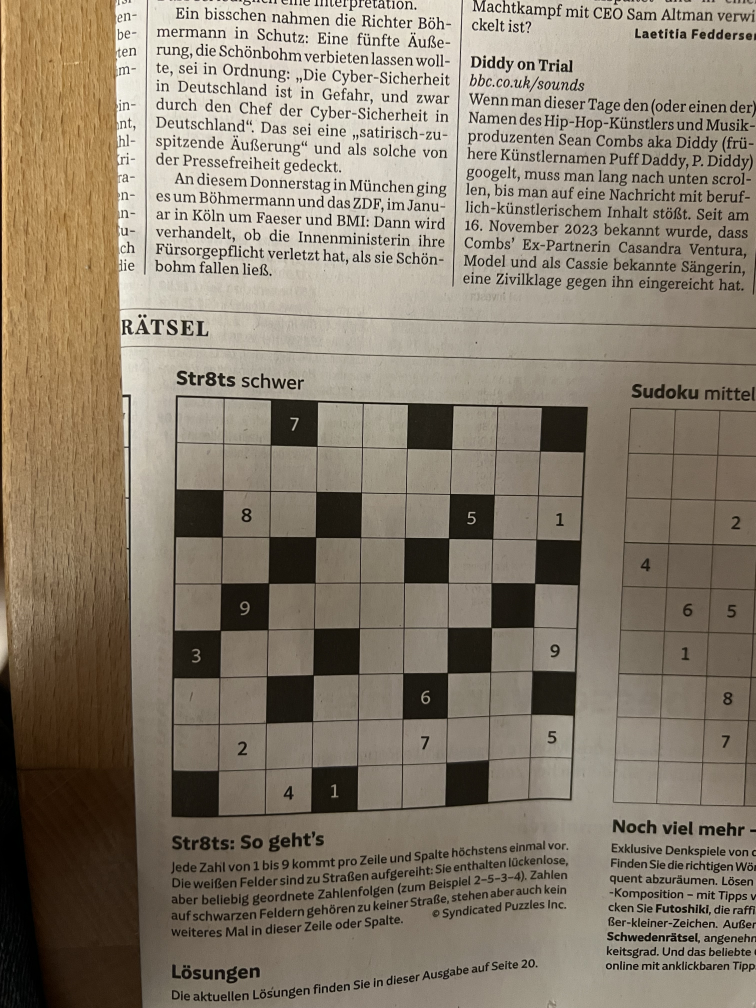
#> input picture samples/sample_6.jpeg, 3024 x 4032 px (shown at 1/4 size)
$ python run_detection.py
#> lines starting #> are read from the running program, lines starting #| are printed output that depends on the picture; after the words box and inside, x2 and y2 are one past the last pixel; in counts of white or black regions, pixels touching at a corner belong together
"""
Str8ts Puzzle Solver

This module provides functionality to process Str8ts puzzle images, detect grid corners,
perform perspective transformation, analyze cell colors, and extract puzzle data from OCR results.

Key Features:
- Detects grid corners in an image of a Str8ts puzzle.
- Applies perspective transformations for top-down grid views.
- Analyzes cell colors (black or white) and detects numbers using OCR.
- Extracts and processes individual cells for Str8ts grid reconstruction.

Dependencies:
- OpenCV (cv2)
- numpy
- rapidocr_onnxruntime

Author: Patrick Richter
"""

from dataclasses import dataclass
from enum import Enum
from pathlib import Path
from typing import Optional, Tuple, TypedDict, NamedTuple
import time
import numpy as np
from numpy.typing import NDArray
from rapidocr_onnxruntime import RapidOCR

import cv2


class Corner(NamedTuple):
    x: int
    y: int


class Corners(TypedDict):
    top_left: Corner
    top_right: Corner
    bottom_left: Corner
    bottom_right: Corner


class CellColor(Enum):
    BLACK = "black"
    WHITE = "white"


@dataclass
class Cell:
    color: CellColor
    number: Optional[int]


@dataclass
class Str8tsGrid:
    cells: list[list[Cell]]  # 9x9 grid


@dataclass
class DetectionResult:
    corners: Corners
    visualization: NDArray[np.uint8]


# [85 lines left out: functions extract_grid_cells, analyze_cell_color, detect_digit, not called in this run]


def detect_grid_corners(image_path: Path) -> Optional[DetectionResult]:
    """
    Detect the corners of a Str8ts puzzle grid in an image.

    Args:
        image_path: Path to the input image file

    Returns:
        Optional[DetectionResult]: Detection result containing corner coordinates and visualization,
                                   or None if detection fails
    """
    start_total = time.time()

    if not image_path.exists():
        raise FileNotFoundError(f"Image not found: {image_path}")

    # Read and validate image
    t0 = time.time()
    image: NDArray[np.uint8] = cv2.imread(str(image_path))
#> image is the input picture: shape (4032, 3024, 3); mean B, G, R 109.6, 126, 137
    if image is None:
        raise ValueError(f"Failed to load image: {image_path}")
    print(f"Image loading took: {time.time() - t0:.3f}s")

    # Convert to grayscale
    t0 = time.time()
    gray: NDArray[np.uint8] = cv2.cvtColor(image, cv2.COLOR_BGR2GRAY)
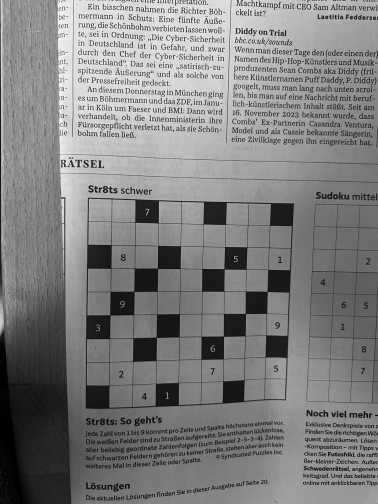
#> gray: shape (4032, 3024) (shown at 1/8 size); min 0, max 254, mean 127.4
    print(f"Grayscale conversion took: {time.time() - t0:.3f}s")

    # Apply adaptive thresholding
    t0 = time.time()
    thresh: NDArray[np.uint8] = cv2.adaptiveThreshold(
        gray,
        maxValue=255,
        adaptiveMethod=cv2.ADAPTIVE_THRESH_GAUSSIAN_C,
        thresholdType=cv2.THRESH_BINARY_INV,
        blockSize=11,
        C=2,
    )
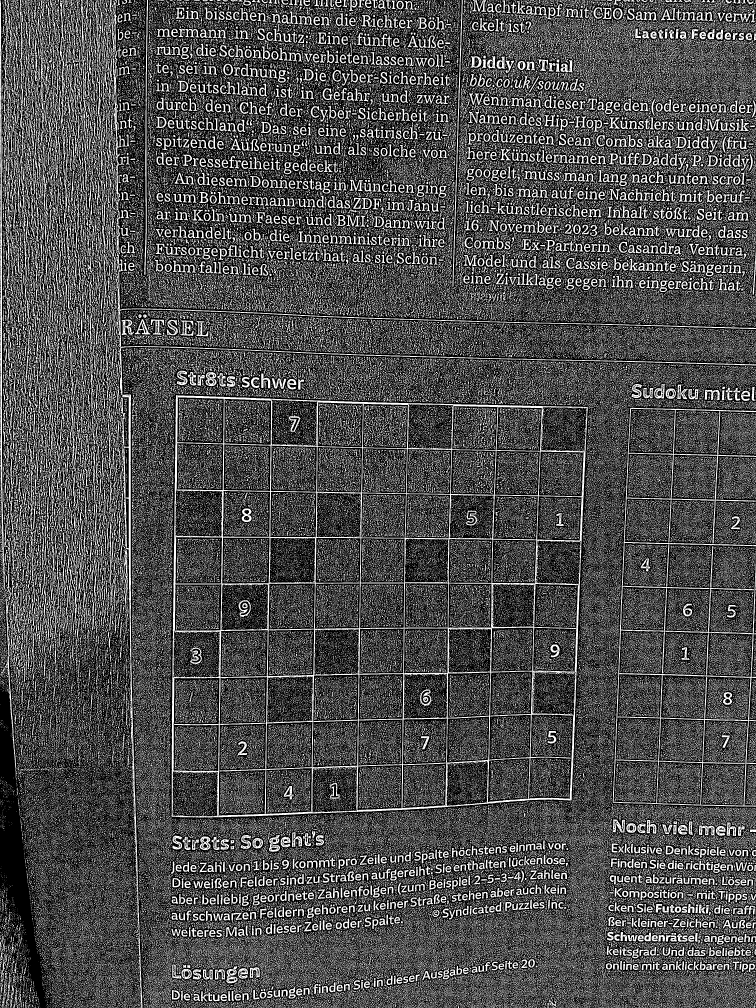
#> thresh: shape (4032, 3024) (shown at 1/4 size); 30.2% white; 243304 white regions (208192 under 20 px), largest, box (x1, y1, x2, y2) and area: (686, 1580, 2351, 3270) 155660, (2451, 1631, 3024, 3227) 42998, (438, 0, 3024, 1580) 31597
    print(f"Adaptive thresholding took: {time.time() - t0:.3f}s")

    # Morphological operations
    t0 = time.time()
    kernel: NDArray[np.uint8] = np.ones((3, 3), dtype=np.uint8)
    morph: NDArray[np.uint8] = cv2.morphologyEx(thresh, cv2.MORPH_CLOSE, kernel)
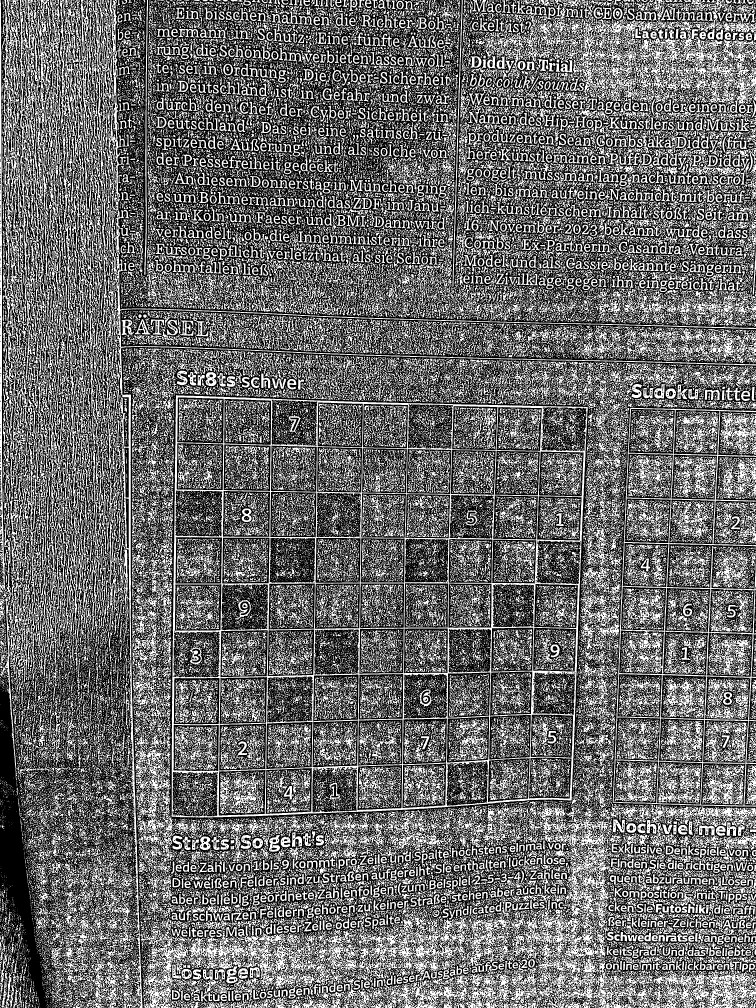
#> morph: shape (4032, 3024) (shown at 1/4 size); 41.7% white; 41614 white regions (31622 under 20 px), largest, box (x1, y1, x2, y2) and area: (0, 0, 3024, 4032) 2053866, (1900, 0, 3024, 660) 217706, (1273, 3223, 1949, 3497) 54816
    morph = cv2.morphologyEx(morph, cv2.MORPH_OPEN, kernel)
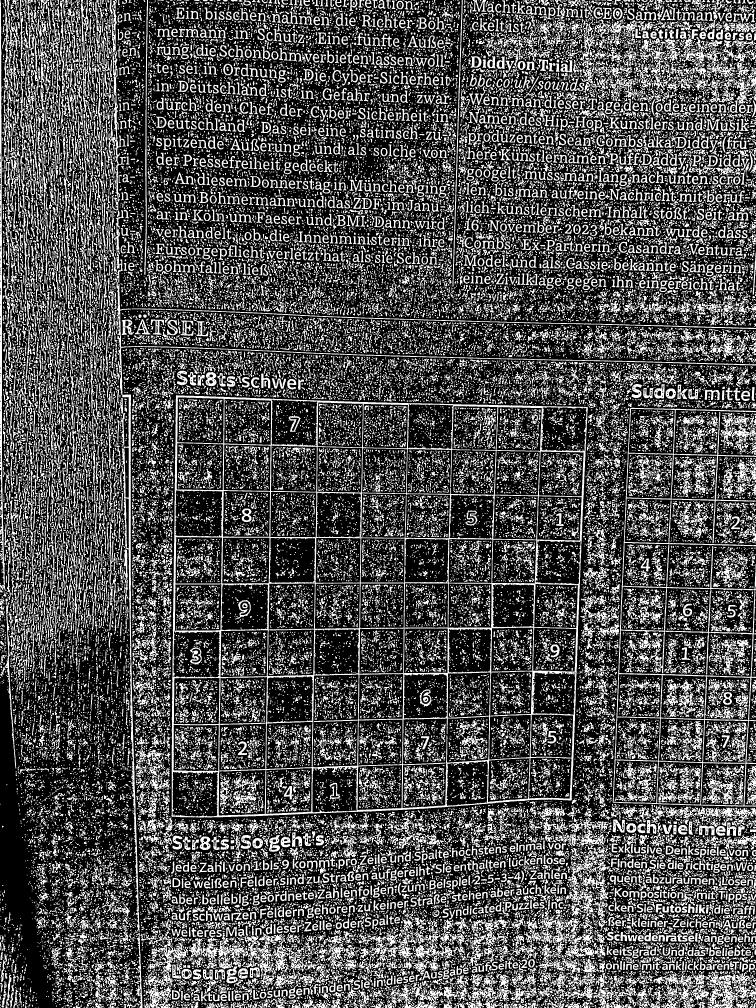
#> morph: shape (4032, 3024) (shown at 1/4 size); 31% white; 54197 white regions (25267 under 20 px)
    print(f"Morphological operations took: {time.time() - t0:.3f}s")

    # Find contours
    t0 = time.time()
    contours, _ = cv2.findContours(
        morph, mode=cv2.RETR_EXTERNAL, method=cv2.CHAIN_APPROX_SIMPLE
    )
#> contours = 38303 contours, 23129 with area under 20; largest, box (x1, y1, x2, y2) and area: (686, 1581, 2351, 3270) 2646983, (2451, 1631, 3024, 3227) 567584, (452, 1013, 3024, 3728) 31660, (2773, 3886, 3024, 4032) 14703, (0, 0, 20, 2339) 12650

    if not contours:
        return None
    print(f"Contour finding took: {time.time() - t0:.3f}s")

    # Process contours and find corners
    t0 = time.time()
    puzzle_contour: NDArray[np.int32] = max(contours, key=cv2.contourArea)
#> puzzle_contour = contour of 592 points, box (x1, y1, x2, y2) (686, 1581, 2351, 3270), area 2646983
    epsilon: float = 0.02 * cv2.arcLength(puzzle_contour, closed=True)
#> epsilon = 132.5
    approx: NDArray[np.int32] = cv2.approxPolyDP(puzzle_contour, epsilon, closed=True)
#> approx = [[704, 1581], [687, 3266], [2284, 3201], [2350, 1628]]

    if len(approx) != 4:
        return None

    # Convert to array of points and sort corners
    corners_array: NDArray[np.int32] = approx.reshape(4, 2)
#> corners_array has the same summary as approx
    sum_coords: NDArray[np.int32] = corners_array.sum(axis=1)
#> sum_coords = [2285, 3953, 5485, 3978]
    tl: Corner = Corner(*corners_array[np.argmin(sum_coords)])
#> tl = (704, 1581)
    br: Corner = Corner(*corners_array[np.argmax(sum_coords)])
#> br = (2284, 3201)
    diff: NDArray[np.int32] = np.diff(corners_array, axis=1).reshape(-1)
#> diff = [877, 2579, 917, -722]
    tr: Corner = Corner(*corners_array[np.argmin(diff)])
#> tr = (2350, 1628)
    bl: Corner = Corner(*corners_array[np.argmax(diff)])
#> bl = (687, 3266)
    print(f"Corner processing took: {time.time() - t0:.3f}s")

    # Visualization
    t0 = time.time()
    corner_img: NDArray[np.uint8] = image.copy()
    corner_markers: list[tuple[Corner, tuple[int, int, int]]] = [
        (tl, (0, 0, 255)),  # Red
        (tr, (0, 255, 0)),  # Green
        (bl, (255, 0, 0)),  # Blue
        (br, (255, 255, 0)),  # Cyan
    ]
#> corner_markers = [((704, 1581), (0, 0, 255)), ((2350, 1628), (0, 255, 0)), ((687, 3266), (255, 0, 0)), ((2284, 3201), (255, 255, 0))]

    for corner, color in corner_markers:
        cv2.circle(
            corner_img, (corner.x, corner.y), radius=10, color=color, thickness=-1
        )
#> this loop made 4 passes
#> (corner, color) on passes 1 to 4: ((704, 1581), (0, 0, 255)), ((2350, 1628), (0, 255, 0)), ((687, 3266), (255, 0, 0)), ((2284, 3201), (255, 255, 0))

    cv2.polylines(corner_img, [approx], isClosed=True, color=(0, 255, 0), thickness=2)
    print(f"Visualization creation took: {time.time() - t0:.3f}s")

    corners: Corners = {
        "top_left": tl,
        "top_right": tr,
        "bottom_left": bl,
        "bottom_right": br,
    }
#> corners = {'top_left': (704, 1581), 'top_right': (2350, 1628), 'bottom_left': (687, 3266), 'bottom_right': (2284, 3201)}

    print(f"Total detection time: {time.time() - start_total:.3f}s")
    return DetectionResult(corners=corners, visualization=corner_img)


def get_perspective_transform(
    image: NDArray[np.uint8],
    corners: Corners,
    output_size: Tuple[int, int] = (500, 500),
) -> NDArray[np.uint8]:
    """
    Apply perspective transformation to obtain a top-down view of the grid.

    Args:
        image (NDArray[np.uint8]): Input image.
        corners (Corners): Detected corners of the grid.
        output_size (Tuple[int, int], optional): Desired output image size (width, height). Defaults to (500, 500).

    Returns:
        NDArray[np.uint8]: Warped image after perspective transformation.
    """
#> called with output_size = (500, 500)
    t0 = time.time()
    width, height = output_size

    # Source points
    src_pts: NDArray[np.float32] = np.float32(
        [
            [corners["top_left"].x, corners["top_left"].y],
            [corners["top_right"].x, corners["top_right"].y],
            [corners["bottom_left"].x, corners["bottom_left"].y],
            [corners["bottom_right"].x, corners["bottom_right"].y],
        ]
    )

    # Destination points
    dst_pts: NDArray[np.float32] = np.float32(
        [[0, 0], [width, 0], [0, height], [width, height]]
    )

    # Calculate and apply transform
    matrix: NDArray[np.float32] = cv2.getPerspectiveTransform(src_pts, dst_pts)
#> matrix = [[0.267, 0.0027, -192.3], [-0.00773, 0.271, -422.7], [-3.83e-05, -1.86e-05, 1]]
    warped: NDArray[np.uint8] = cv2.warpPerspective(image, matrix, (width, height))
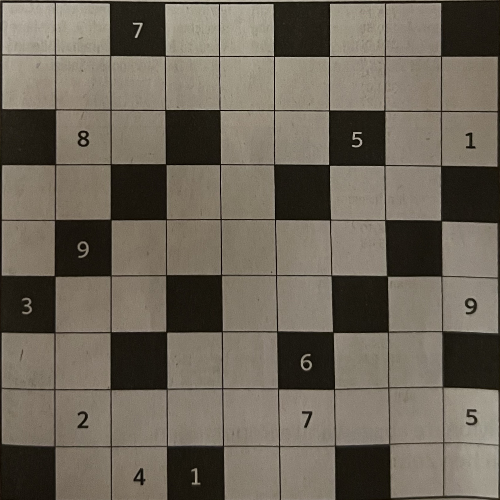
#> warped: shape (500, 500, 3); mean B, G, R 88.8, 101.4, 109.3

    print(f"Perspective transform took: {time.time() - t0:.3f}s")
    return cv2.cvtColor(warped, cv2.COLOR_BGR2GRAY)


def process_image(image_path: Path) -> Optional[Str8tsGrid]:
    """
    Main function to process a Str8ts puzzle image.

    This function detects grid corners, applies perspective transformation,
    extracts cells, analyzes cell colors, detects numbers, and reconstructs
    the full Str8ts grid.

    Args:
        image_path (Path): Path to the input Str8ts puzzle image.

    Returns:
        Optional[Str8tsGrid]: The reconstructed Str8ts grid, or None if processing fails.
    """
    start_total = time.time()

    result: Optional[DetectionResult] = detect_grid_corners(image_path)

    if result is None:
        print("Failed to detect grid corners")
        return None

    # Save visualization
    t0 = time.time()
    output_dir = Path("output")
    output_dir.mkdir(exist_ok=True)

    cv2.imwrite(str(output_dir / "detected_corners.jpg"), result.visualization)
    print(f"Saving corners visualization took: {time.time() - t0:.3f}s")

    # Get and save perspective transformed image
    t0 = time.time()
    image: NDArray[np.uint8] = cv2.imread(str(image_path))
    warped: NDArray[np.uint8] = get_perspective_transform(image, result.corners)
    cv2.imwrite(str(output_dir / "warped_grid.jpg"), warped)
    print(f"Transform and save took: {time.time() - t0:.3f}s")

    t0 = time.time()
#> (the run stopped early here; a loop or call above may not have finished)

$ run again, with samples/sample_1.jpeg copied over samples/sample_6.jpeg
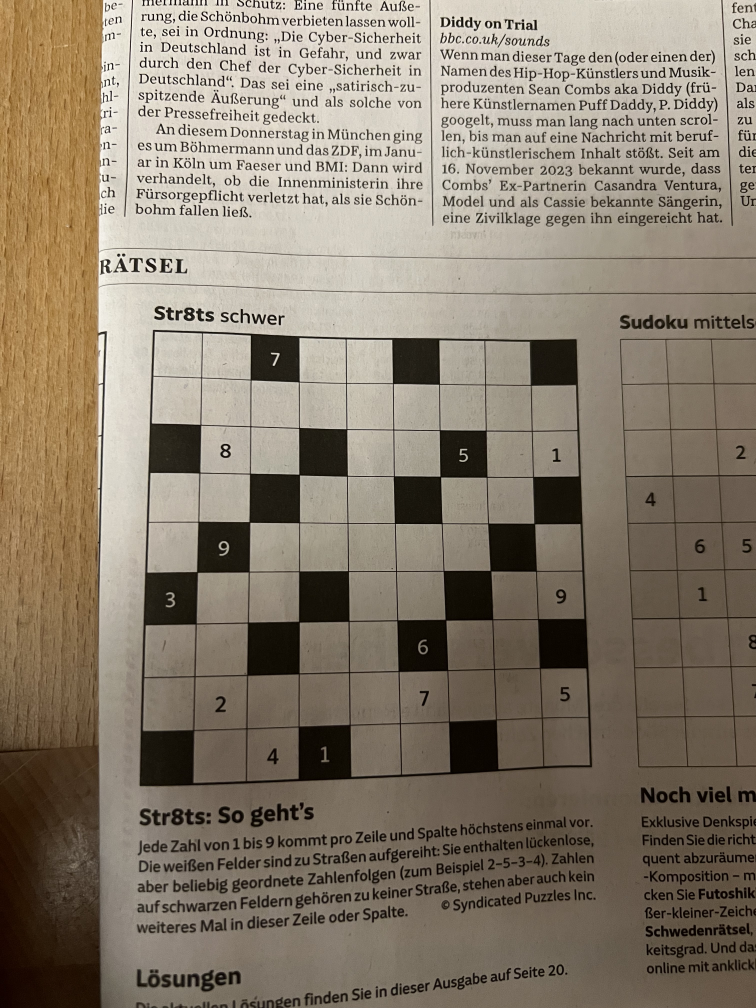
#> input picture samples/sample_1.jpeg, 3024 x 4032 px (shown at 1/4 size)
#> in detect_grid_corners, image is the input picture: shape (4032, 3024, 3); mean B, G, R 109, 125, 136.5
#> in detect_grid_corners, `thresh: NDArray[np.uint8] = cv2.adaptiveThreshold( gray, maxValue=255,..`:
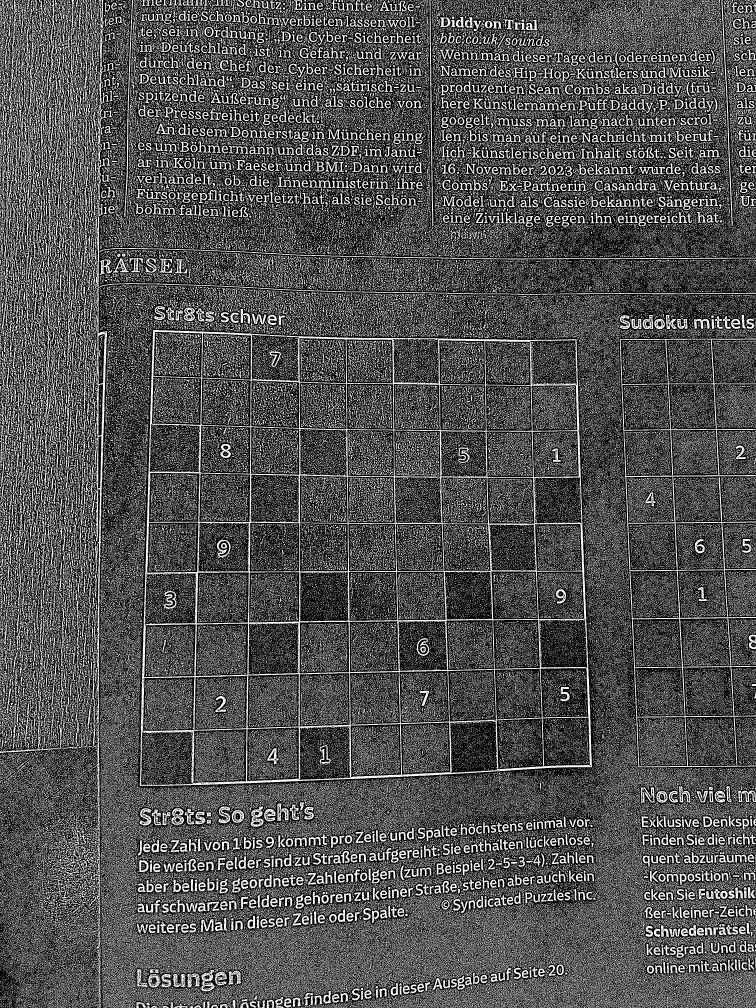
#> thresh: shape (4032, 3024) (shown at 1/4 size); 31.6% white in thin lines or dots
#> contours = 23495 contours, 12516 with area under 20; largest, box (x1, y1, x2, y2) and area: (559, 1320, 2368, 3147) 3087650, (148, 2477, 3024, 4032) 1194706, (2479, 1354, 3024, 3070) 528100, (2298, 0, 2895, 304) 83974, (343, 1229, 429, 2788) 26546
#> puzzle_contour = contour of 687 points, box (x1, y1, x2, y2) (559, 1320, 2368, 3147), area 3087650
#> epsilon = 143.6
#> approx = [[612, 1320], [560, 3143], [2367, 3067], [2304, 1357]]
#> corners_array has the same summary as approx
#> sum_coords = [1932, 3703, 5434, 3661]
#> tl = (612, 1320)
#> br = (2367, 3067)
#> diff = [708, 2583, 700, -947]
#> tr = (2304, 1357)
#> bl = (560, 3143)
#> corner_markers = [((612, 1320), (0, 0, 255)), ((2304, 1357), (0, 255, 0)), ((560, 3143), (255, 0, 0)), ((2367, 3067), (255, 255, 0))]
#> the loop in detect_grid_corners, `for corner, color in corner_markers:` made 4 passes
#> (corner, color) on passes 1 to 4: ((612, 1320), (0, 0, 255)), ((2304, 1357), (0, 255, 0)), ((560, 3143), (255, 0, 0)), ((2367, 3067), (255, 255, 0))
#> corners = {'top_left': (612, 1320), 'top_right': (2304, 1357), 'bottom_left': (560, 3143), 'bottom_right': (2367, 3067)}
#> matrix = [[0.286, 0.00815, -185.6], [-0.0066, 0.302, -394.3], [-3.7e-05, 3.87e-05, 1]]
#> in get_perspective_transform, `warped: NDArray[np.uint8] = cv2.warpPerspective(image, matrix, (width,..`:
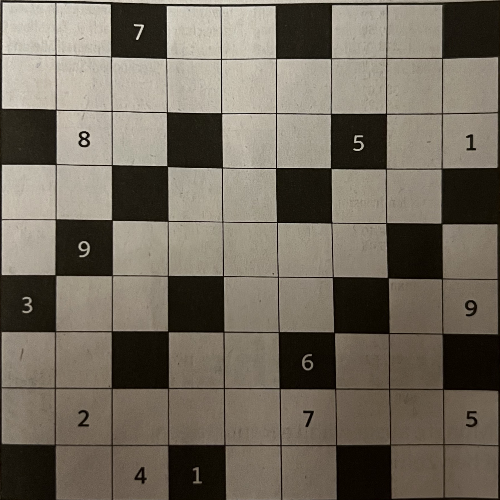
#> warped: shape (500, 500, 3); mean B, G, R 94, 106.8, 114.8
